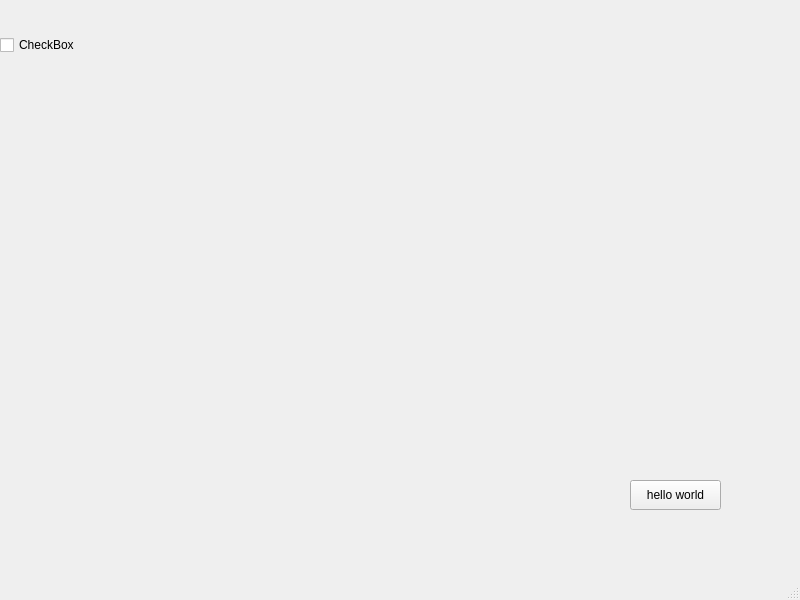
<?xml version="1.0" encoding="UTF-8"?>
<ui version="4.0">
 <class>MainWindow</class>
 <widget class="QMainWindow" name="MainWindow">
  <property name="geometry">
   <rect>
    <x>0</x>
    <y>0</y>
    <width>800</width>
    <height>600</height>
   </rect>
  </property>
  <property name="windowTitle">
   <string>MainWindow</string>
  </property>
  <widget class="QWidget" name="centralwidget">
   <widget class="QWidget" name="verticalLayoutWidget">
    <property name="geometry">
     <rect>
      <x>0</x>
      <y>0</y>
      <width>801</width>
      <height>91</height>
     </rect>
    </property>
    <layout class="QVBoxLayout" name="verticalLayout">
     <item>
      <widget class="QCheckBox" name="checkBox">
       <property name="text">
        <string>CheckBox</string>
       </property>
      </widget>
     </item>
    </layout>
   </widget>
   <widget class="QPushButton" name="pushButton">
    <property name="geometry">
     <rect>
      <x>630</x>
      <y>480</y>
      <width>91</width>
      <height>30</height>
     </rect>
    </property>
    <property name="text">
     <string>hello world</string>
    </property>
   </widget>
  </widget>
  <widget class="QMenuBar" name="menubar">
   <property name="geometry">
    <rect>
     <x>0</x>
     <y>0</y>
     <width>800</width>
     <height>27</height>
    </rect>
   </property>
  </widget>
  <widget class="QStatusBar" name="statusbar"/>
 </widget>
 <resources/>
 <connections/>
</ui>
